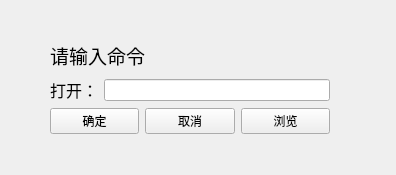
<?xml version="1.0" encoding="UTF-8"?>
<ui version="4.0">
 <class>Widget</class>
 <widget class="QWidget" name="Widget">
  <property name="enabled">
   <bool>true</bool>
  </property>
  <property name="geometry">
   <rect>
    <x>0</x>
    <y>0</y>
    <width>396</width>
    <height>175</height>
   </rect>
  </property>
  <property name="minimumSize">
   <size>
    <width>0</width>
    <height>0</height>
   </size>
  </property>
  <property name="maximumSize">
   <size>
    <width>557</width>
    <height>305</height>
   </size>
  </property>
  <property name="windowTitle">
   <string>Widget</string>
  </property>
  <widget class="QWidget" name="">
   <property name="geometry">
    <rect>
     <x>50</x>
     <y>40</y>
     <width>280</width>
     <height>94</height>
    </rect>
   </property>
   <layout class="QVBoxLayout" name="verticalLayout">
    <item>
     <widget class="QLabel" name="label">
      <property name="text">
       <string>&lt;html&gt;&lt;head/&gt;&lt;body&gt;&lt;p&gt;&lt;span style=&quot; font-size:14pt;&quot;&gt;请输入命令&lt;/span&gt;&lt;/p&gt;&lt;/body&gt;&lt;/html&gt;</string>
      </property>
     </widget>
    </item>
    <item>
     <layout class="QHBoxLayout" name="horizontalLayout_2">
      <item>
       <widget class="QLabel" name="label_2">
        <property name="text">
         <string>&lt;html&gt;&lt;head/&gt;&lt;body&gt;&lt;p&gt;&lt;span style=&quot; font-size:12pt;&quot;&gt;打开：&lt;/span&gt;&lt;/p&gt;&lt;/body&gt;&lt;/html&gt;</string>
        </property>
       </widget>
      </item>
      <item>
       <widget class="QLineEdit" name="cmdLineEdit"/>
      </item>
     </layout>
    </item>
    <item>
     <layout class="QHBoxLayout" name="horizontalLayout">
      <item>
       <widget class="QPushButton" name="commitButton">
        <property name="cursor">
         <cursorShape>PointingHandCursor</cursorShape>
        </property>
        <property name="text">
         <string>确定</string>
        </property>
       </widget>
      </item>
      <item>
       <widget class="QPushButton" name="cancelButton">
        <property name="cursor">
         <cursorShape>PointingHandCursor</cursorShape>
        </property>
        <property name="text">
         <string>取消</string>
        </property>
       </widget>
      </item>
      <item>
       <widget class="QPushButton" name="browseButton">
        <property name="cursor">
         <cursorShape>PointingHandCursor</cursorShape>
        </property>
        <property name="text">
         <string>浏览</string>
        </property>
       </widget>
      </item>
     </layout>
    </item>
   </layout>
  </widget>
 </widget>
 <resources/>
 <connections/>
</ui>
